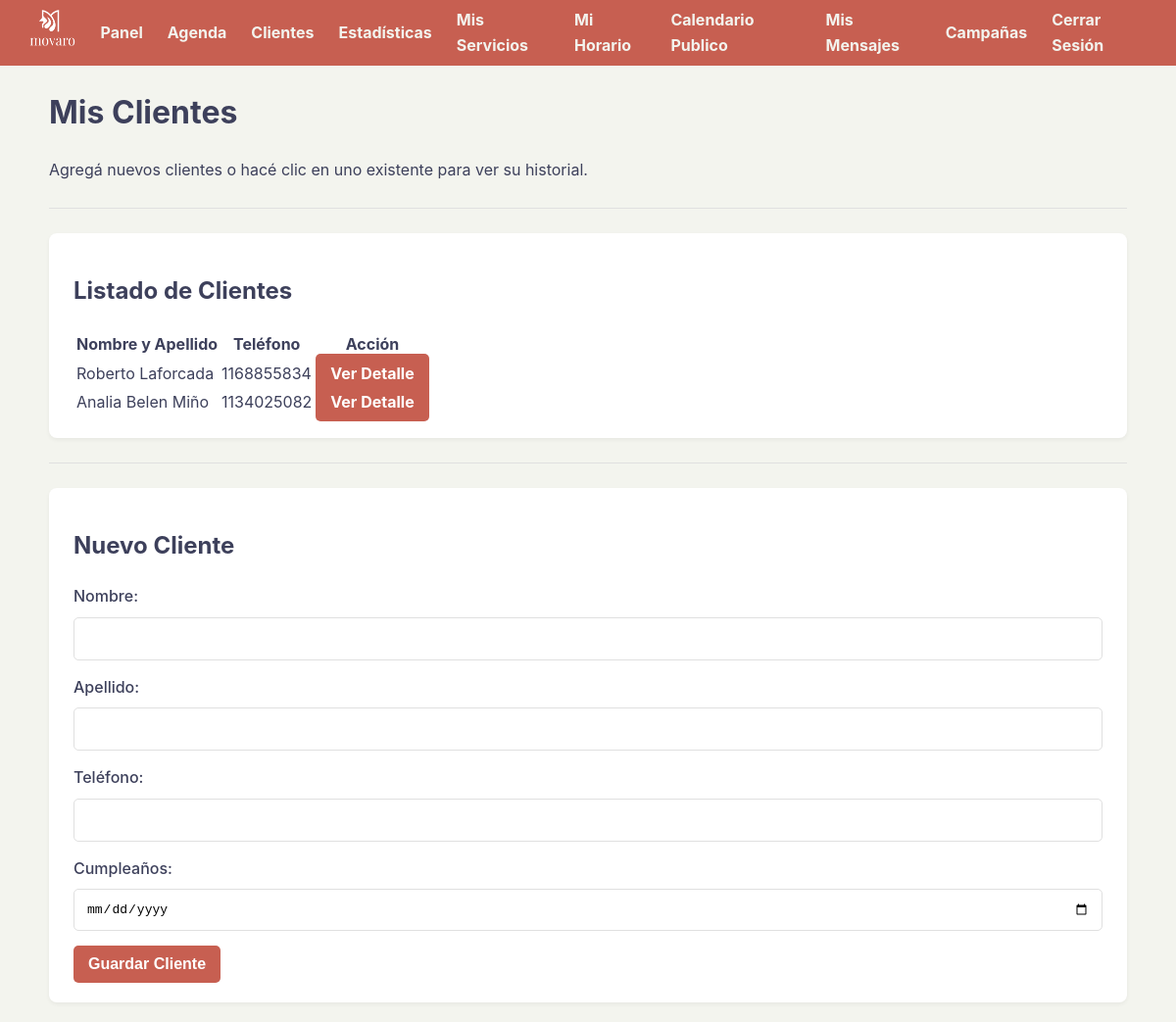
Before: /clientes (signed in) with the older database file.
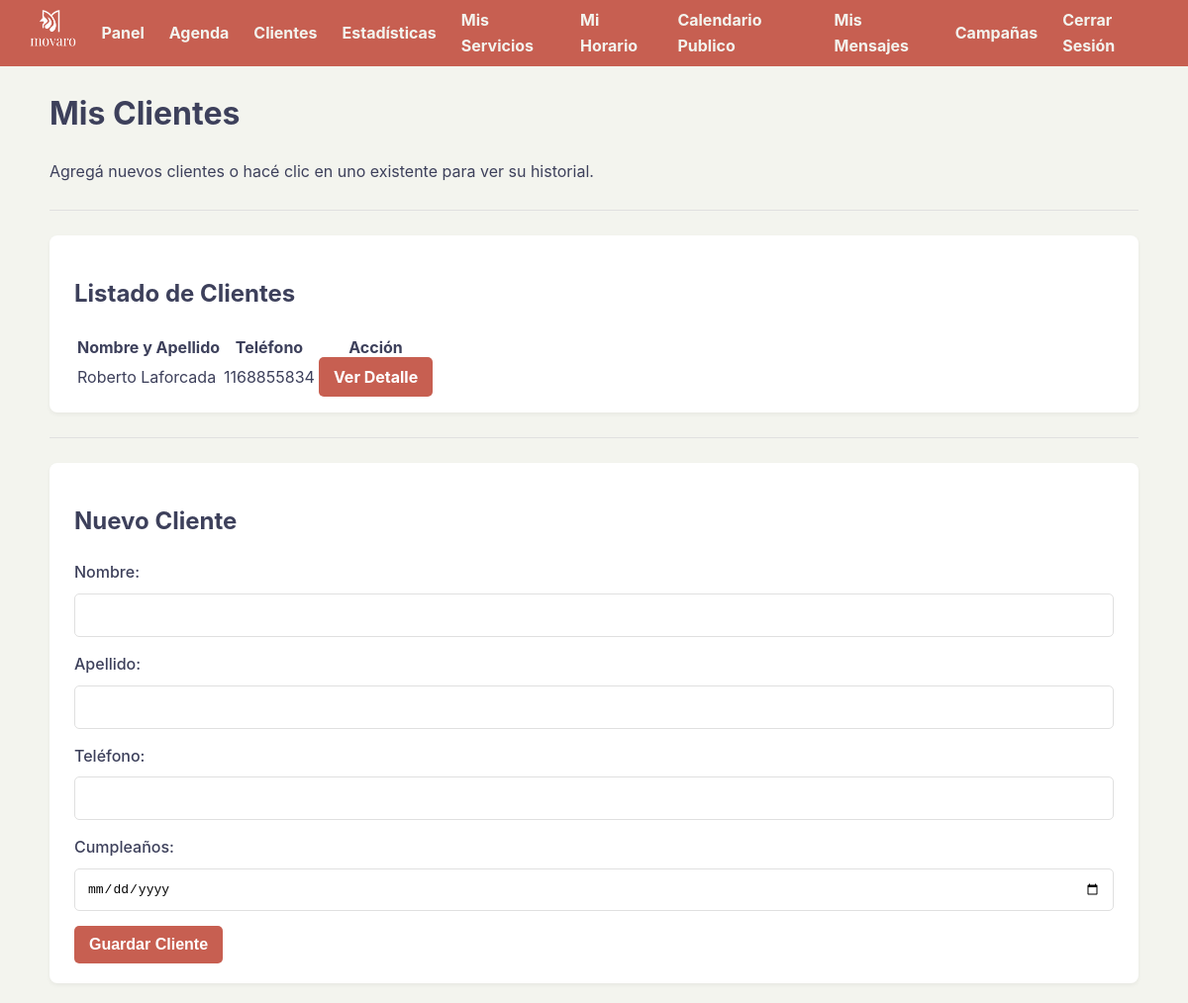
After: the same page with the newer database file.
### tables this page shows
CREATE TABLE clientes (
            id INTEGER PRIMARY KEY AUTOINCREMENT, usuario_id INTEGER NOT NULL,
            nombre TEXT NOT NULL, apellido TEXT NOT NULL,
            telefono TEXT, cumpleanos TEXT, avatar_path TEXT,
            premios_recibidos INTEGER NOT NULL DEFAULT 0,
            FOREIGN KEY (usuario_id) REFERENCES usuarios (id)
        );

### app.py (the view)
@app.route('/clientes')
def ver_clientes():
    if 'usuario_id' not in session: return redirect('/login')
    usuario_id_actual = session['usuario_id']
    conn = sqlite3.connect(DATABASE)
    conn.row_factory = sqlite3.Row
    cursor = conn.cursor()
    cursor.execute("SELECT * FROM clientes WHERE usuario_id = ? ORDER BY apellido, nombre", (usuario_id_actual,))
    clientes_del_usuario = cursor.fetchall()
    conn.close()
    return render_template('clientes.html', clientes=clientes_del_usuario)

### templates/clientes.html (shortened to what this page needs)
{% extends "base.html" %}
{% block content %}
    <h1>Mis Clientes</h1>
    <p>Agregá nuevos clientes o hacé clic en uno existente para ver su historial.</p>
    <hr>
    <div class="card">
        <h2>Listado de Clientes</h2>
        <table class="stats-table tabla-responsiva">
            <thead>
                <tr>
                    <th>Nombre y Apellido</th>
                    <th>Teléfono</th>
                    <th>Acción</th>
                </tr>
            </thead>
            <tbody>
                {% for cliente in clientes %}
                <tr>
                    <td data-label="Nombre">{{ cliente.nombre }} {{ cliente.apellido }}</td>
                    <td data-label="Teléfono">{{ cliente.telefono or 'No especificado' }}</td>
                    <td data-label="Acción">
                        <a href="/cliente/{{ cliente.id }}" class="boton-accion">Ver Detalle</a>
                    </td>
                </tr>
                {% else %}
                <tr>
                    <td colspan="3" style="text-align: center;">No tenés clientes registrados.</td>
                </tr>
                {% endfor %}
            </tbody>
        </table>
    </div>
    <hr>
    <div class="card">
        <h2>Nuevo Cliente</h2>
        <form action="/agregar_cliente" method="post">
            <div class="form-group">
                <label for="nombre">Nombre:</label>
                <input type="text" id="nombre" name="nombre" required>
            </div>
            <div class="form-group">
                <label for="apellido">Apellido:</label>
                <input type="text" id="apellido" name="apellido" required>
            </div>
            <div class="form-group">
                <label for="telefono">Teléfono:</label>
                <input type="tel" id="telefono" name="telefono">
            </div>
            <div class="form-group">
                <label for="cumpleanos">Cumpleaños:</label>
                <input type="date" id="cumpleanos" name="cumpleanos">
            </div>
            <button type="submit">Guardar Cliente</button>
        </form>
    </div>
{% endblock %}

Changed rows visible on the page:
removed clientes: nombre "Analia Belen", apellido "Miño", telefono "1134025082"
